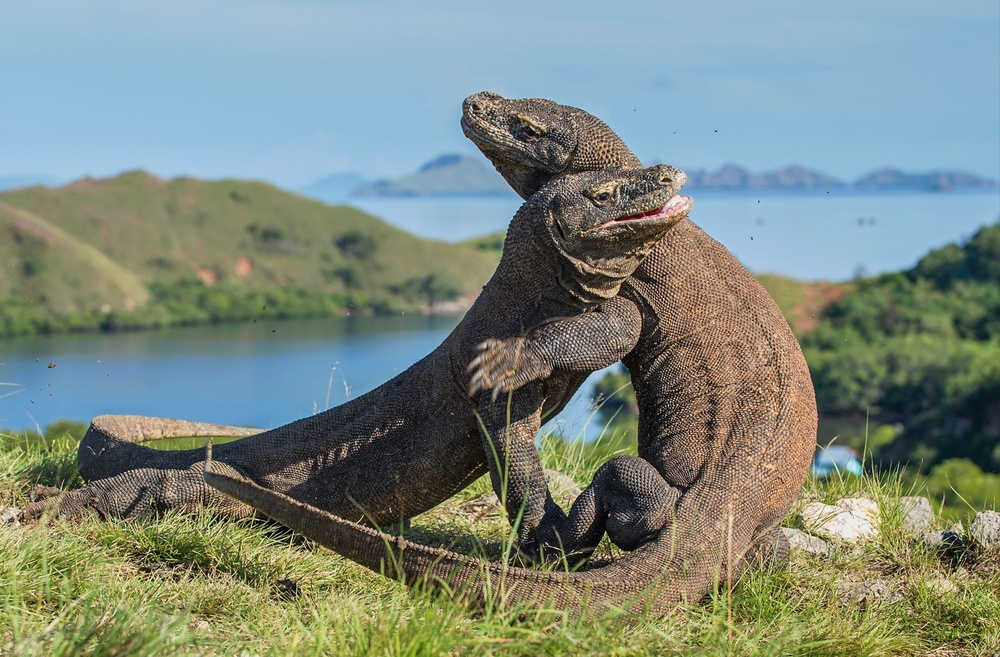
#> input picture Computer Vision Deep Dive in Python/Ch04/04_07/komodo.jpg, 1000 x 657 px, shrunk from 1372 x 902 before the run
$ python challenge_ch04.py
#> lines starting #> are read from the running program, lines starting #| are printed output that depends on the picture
import numpy as np
import matplotlib.pyplot as plt
import cv2
from EC_CV import *

# %config InlineBackend.figure_formats = 'retina'
from matplotlib import rcParams

rcParams["figure.figsize"] = (10, 8)

# Task #1: Print a color image
#
# Copy an image file of your own in this folder,
# open it and display it.

# Write your code here

img = plt.imread("komodo.jpg")
#> img is the input picture: shape (657, 1000, 3); mean R, G, B 124.1, 137, 127.6
img = cv2.cvtColor(img, cv2.COLOR_RGB2GRAY)
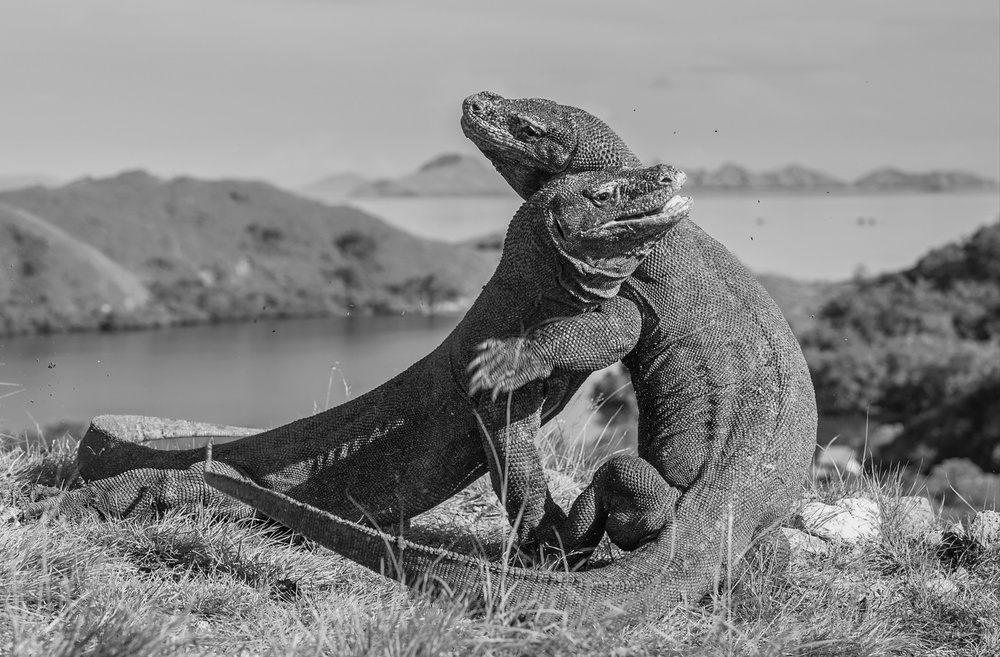
#> img: shape (657, 1000); min 0, max 251, mean 132.1
plt.imshow(img, cmap="gray")

# Task #2: Create your Own Kernel.
#
# In this cell, try your hand at coming up with a kernel with some logic
# in its values, and try to predict how it will behave.
# Your kernel's dimensions may be 3x3, 5x5 or 7x7.


# Modify this kernel definition
kernel = np.matrix([[2, 1, 0], [1, 0, -1], [0, -1, -2]])

# Run this cell to test your kernel
# Don't modify this cell, just run it

filtered1 = cv2.filter2D(src=img, ddepth=-1, kernel=kernel)
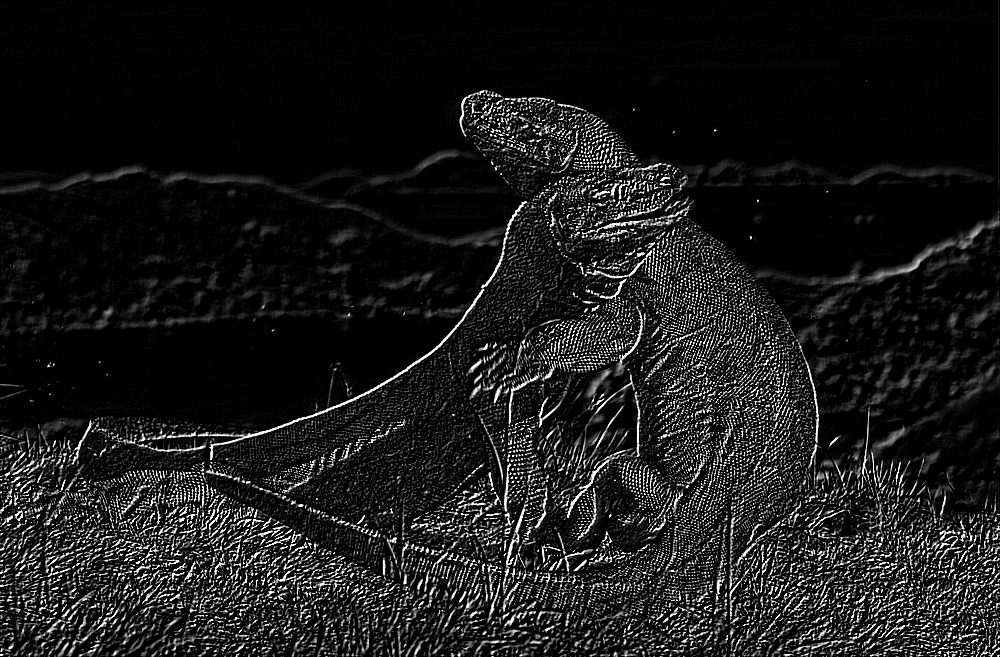
#> filtered1: shape (657, 1000); min 0, max 255, mean 25.2
rcParams["figure.figsize"] = 20, 8

# display images
fig, ax = plt.subplots(1, 2)
ax[0].imshow(img, cmap="gray")
ax[1].imshow(filtered1, cmap="gray")

# Task #3: Create a second kernel
#
# Now try to come up with a second kernel.
# You may want to perform something related to the first kernel,
# or maybe something totally different.
#
# Here's the same code as before for you to modify the kernel.


# Modify this kernel definition
kernel = np.matrix([[0, -1, -2], [1, 0, -1], [2, 1, 0]])

filtered2 = cv2.filter2D(src=img, ddepth=-1, kernel=kernel)
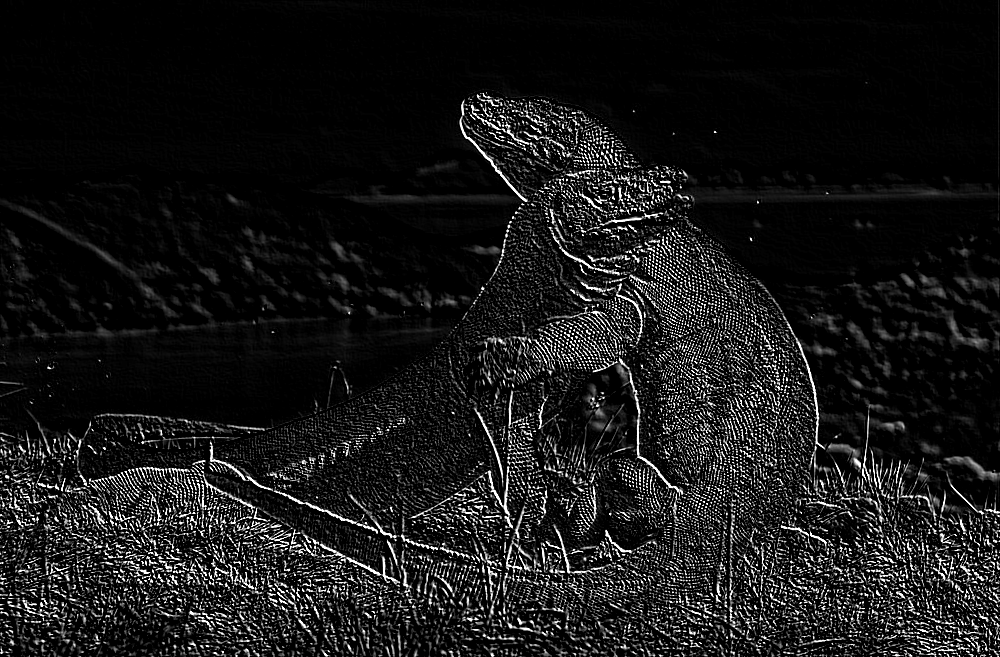
#> filtered2: shape (657, 1000); min 0, max 255, mean 23.9
rcParams["figure.figsize"] = 20, 8

# display images
fig, ax = plt.subplots(1, 2)
ax[0].imshow(img, cmap="gray")
ax[1].imshow(filtered2, cmap="gray")

# Now let's see the two images side by side

fig, ax = plt.subplots(1, 2)
ax[0].imshow(filtered1, cmap="gray")
ax[1].imshow(filtered2, cmap="gray")
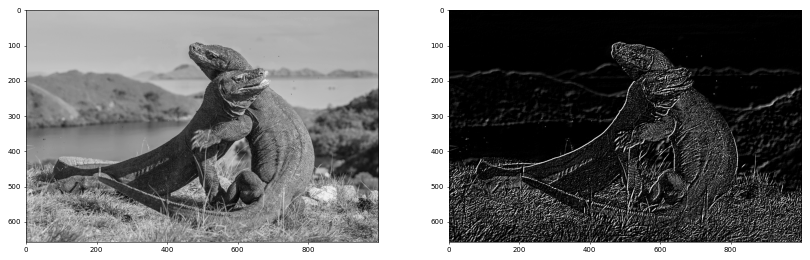
#> figure drawn by matplotlib, 2 panels
